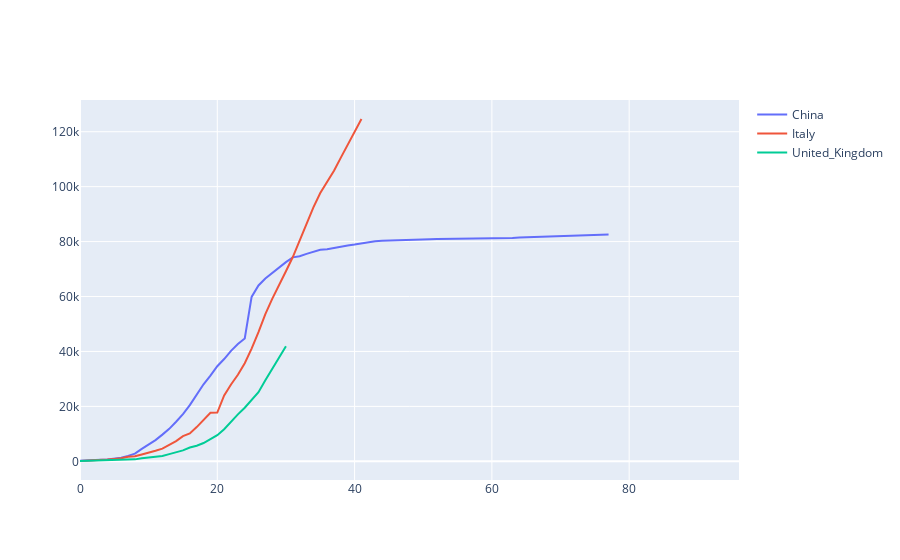

Notebook cell for this chart:
### Markdown cell above
### Create the basic chart

### Code cell
# choose the countries we want on the plot
countries = ['China','Italy','United_Kingdom']

# choose whether we want to plot total_cases or total_deaths
var = 'total_cases'

# choose how many cumulative deaths/or cases to use as point 0
index_ = 100

# create dataframes for plotting and traces in a loop ... useful when there's lots of them

dfs = dict()
traces = dict()
plots = []
for i in countries:
    try:
        dfs[i] = reindex(make_chart_data(i),var,index_)
        traces[i] = go.Scatter(x=dfs[i].index, y=dfs[i][var], mode = 'lines', name = i)
        plots.append(traces[i])
            
    except:
        pass
    
fig = go.Figure(plots)
fig.show()

### Figure 1 — Plotly figure (JSON) as saved in the notebook; plotly's stock layout.template omitted (floating-point values rounded to 4 significant figures)
{"data": [{"mode": "lines", "name": "China", "type": "scatter", "x": [0, 1, 2, 3, 4, 5, 6, 7, 8, 9, 10, 11, 12, 13, 14, 15, 16, 17, 18, 19, 20, 21, 22, 23, 24, 25, 26, 27, 28, 29, 30, 31, 32, 33, 34, 35, 36, 37, 38, 39, 40, 41, 42, 43, 44, 45, 46, 47, 48, 49, 50, 51, 52, 53, 54, 55, 56, 57, 58, 59, 60, 61, 62, 63, 64, 65, 66, 67, 68, 69, 70, 71, 72, 73, 74, 75, 76, 77, 78, 79, 80, 81, 82, 83, 84, 85, 86, 87, 88, 89, 90, 91, 92, 93, 94, 95, 96], "y": [216, 235, 386, 526, 623, 882, 1323, 1988, 2775, 4528, 5994, 7734, 9714, 11809, 14399, 17211, 20448, 24320, 28047, 31207, 34625, 37232, 40206, 42696, 44724, 59865, 64021, 66559, 68566, 70618, 72508, 74258, 74652, 75543, 76369, 77016, 77234, 77749, 78159, 78598, 78927, 79355, 79929, 80134, 80261, 80380, 80497, 80667, 80768, 80814, 80859, 80879, 80908, 80932, 80954, 80973, 80995, 81020, 81063, 81086, 81130, 81229, 81281, 81346, 81484, 81553, 81631, 81733, 81827, 81946, 82059, 82157, 82241, 82295, 82395, 82465, 82527, 82575, null, null, null, null, null, null, null, null, null, null, null, null, null, null, null, null, null, null, null]}, {"mode": "lines", "name": "Italy", "type": "scatter", "x": [0, 1, 2, 3, 4, 5, 6, 7, 8, 9, 10, 11, 12, 13, 14, 15, 16, 17, 18, 19, 20, 21, 22, 23, 24, 25, 26, 27, 28, 29, 30, 31, 32, 33, 34, 35, 36, 37, 38, 39, 40, 41, 42, 43, 44, 45, 46, 47, 48, 49, 50, 51, 52, 53, 54, 55, 56, 57, 58, 59, 60, 61, 62, 63, 64, 65, 66, 67, 68, 69, 70, 71, 72, 73, 74, 75, 76, 77, 78, 79, 80, 81, 82, 83, 84, 85, 86, 87, 88, 89, 90, 91, 92, 93, 94, 95, 96], "y": [132, 229, 322, 400, 650, 888, 1128, 1689, 1835, 2502, 3089, 3858, 4636, 5883, 7375, 9172, 10149, 12462, 15113, 17660, 17750, 23980, 27980, 31506, 35713, 41035, 47021, 53578, 59138, 63927, 69176, 74386, 80539, 86498, 92472, 97689, 101739, 105792, 110574, 115242, 119827, 124632, null, null, null, null, null, null, null, null, null, null, null, null, null, null, null, null, null, null, null, null, null, null, null, null, null, null, null, null, null, null, null, null, null, null, null, null, null, null, null, null, null, null, null, null, null, null, null, null, null, null, null, null, null, null, null]}, {"mode": "lines", "name": "United_Kingdom", "type": "scatter", "x": [0, 1, 2, 3, 4, 5, 6, 7, 8, 9, 10, 11, 12, 13, 14, 15, 16, 17, 18, 19, 20, 21, 22, 23, 24, 25, 26, 27, 28, 29, 30, 31, 32, 33, 34, 35, 36, 37, 38, 39, 40, 41, 42, 43, 44, 45, 46, 47, 48, 49, 50, 51, 52, 53, 54, 55, 56, 57, 58, 59, 60, 61, 62, 63, 64, 65, 66, 67, 68, 69, 70, 71, 72, 73, 74, 75, 76, 77, 78, 79, 80, 81, 82, 83, 84, 85, 86, 87, 88, 89, 90, 91, 92, 93, 94, 95, 96], "y": [115, 163, 206, 273, 321, 373, 456, 590, 707, 1140, 1391, 1543, 1950, 2630, 3277, 3983, 5018, 5683, 6650, 8077, 9529, 11658, 14543, 17089, 19522, 22141, 25150, 29474, 33718, 38168, 41903, null, null, null, null, null, null, null, null, null, null, null, null, null, null, null, null, null, null, null, null, null, null, null, null, null, null, null, null, null, null, null, null, null, null, null, null, null, null, null, null, null, null, null, null, null, null, null, null, null, null, null, null, null, null, null, null, null, null, null, null, null, null, null, null, null, null]}], "layout": {"autosize": true, "xaxis": {"autorange": true, "range": [0, 96], "type": "linear"}, "yaxis": {"autorange": true, "range": [-6803.0, 131500.0], "type": "linear"}}}
